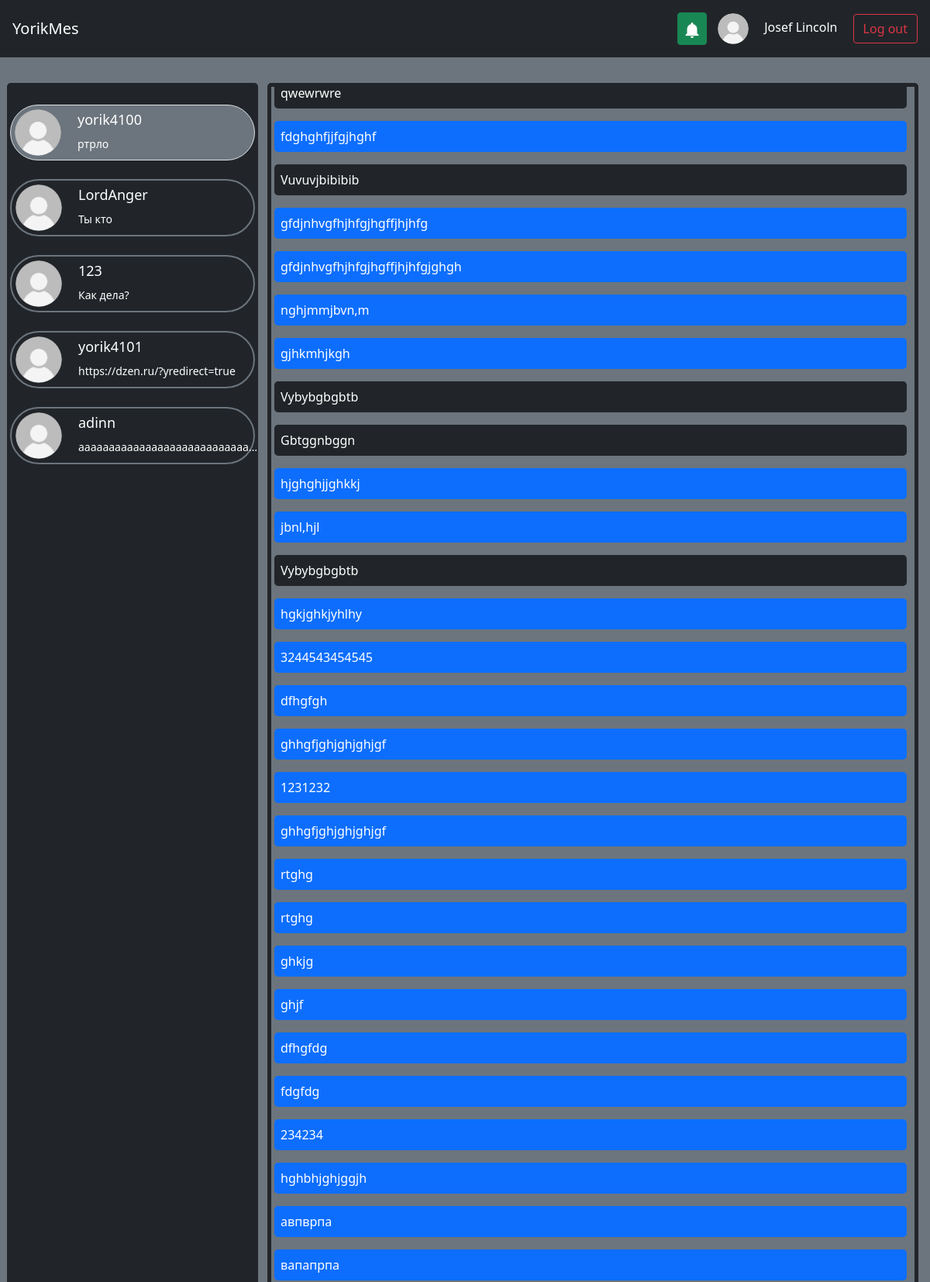
Page /chats/1 (signed in, upper part) on the committed database.
### db_scripts/data/users.py (models this page shows, shortened)
class User(SqlAlchemyBase, UserMixin, SerializerMixin):
    __tablename__ = 'users'
    id = sqlalchemy.Column(sqlalchemy.Integer,
                           primary_key=True, autoincrement=True)
    email = sqlalchemy.Column(sqlalchemy.String,
                              index=True, unique=True, nullable=True)
    nickname = sqlalchemy.Column(sqlalchemy.String, nullable=True)
    surname = sqlalchemy.Column(sqlalchemy.String, nullable=True)
    name = sqlalchemy.Column(sqlalchemy.String, nullable=True)
    age = sqlalchemy.Column(sqlalchemy.Integer, nullable=True)
    hashed_password = sqlalchemy.Column(sqlalchemy.String, nullable=True)
    modified_date = sqlalchemy.Column(sqlalchemy.DateTime,
                                      default=datetime.datetime.now)
    contacts = orm.relationship("Chat", back_populates='user')
    avatar = orm.relationship("Avatar", back_populates='user')

### db_scripts/data/messages.py (models this page shows)
class Message(SqlAlchemyBase, SerializerMixin):
    __tablename__ = 'messages'
    id = sqlalchemy.Column(sqlalchemy.Integer,
                           primary_key=True, autoincrement=True)
    chat_id = sqlalchemy.Column(sqlalchemy.Integer, sqlalchemy.ForeignKey("chats.id"))
    text = sqlalchemy.Column(sqlalchemy.String, nullable=False)
    date_time = sqlalchemy.Column(sqlalchemy.DateTime, default=datetime.datetime.now())
    chat = orm.relationship('Chat')

### main.py (the view, shortened to what this page needs)
@app.route("/chats/<int:id_>", methods=['GET', 'POST'])
def chat_by_id(id_: int):
    visible_notif = all((request.args.get("visible_notif", type=bool, default=False), current_user.is_authenticated))
    db_sess = db_session.create_session()
    if current_user.is_authenticated:
        if db_sess.query(Chat).get(id_).user_id != current_user.id:
            return redirect("/")
        contacts = list(map(lambda x: ContactCard(x),
                            db_sess.query(Chat).filter(Chat.user_id == current_user.id).all()))
        chat = db_sess.query(Chat).get(id_)
        forward = chat.messages if chat else []
        reverse = db_sess.query(Chat).filter(Chat.user_id == chat.contact,
                                             Chat.contact == chat.user_id).first()
        reverse = reverse.messages if reverse else []
        messages = list(sorted(forward + reverse, key=lambda x: x.date_time))
        notifications = list(map(lambda x: NoticeCard(x),
                                 db_sess.query(Notification).filter(Notification.user_id == current_user.id).all()))
        form = SendMessageForm()
        return render_template('chat.html', id=id_, title="Chats",
                               contacts=contacts, messages=messages, notifications=notifications, chat_id=id_,
                               user_id=current_user.id, form=form, notifications_default_visible=visible_notif)
    else:
        contacts = []
        notifications = []
    return render_template("index.html", title="Chats", contacts=contacts, notifications=notifications)

### db_scripts/db_session.py (called while the page is built)
def create_session() -> Session:
    global __factory
    return __factory()

### main.py (called while the page is built)
def render_template(*args, **kwargs):
    db_sess = db_session.create_session()
    if current_user.is_authenticated:
        avatar = db_sess.query(Avatar).filter(Avatar.user_id == current_user.id).first()
    else:
        avatar = None
    return flask.render_template(*args, **kwargs, avatar=avatar.id if avatar else None)

@login_manager.user_loader
def load_user(user_id):
    db_sess = db_session.create_session()
    return db_sess.query(User).get(user_id)

### templates/chat.html (shortened to what this page needs)
{% extends "index.html" %}
{% block chat %}
    {% for mess in messages %}
        {% if mess.chat.user_id == user_id %}
            <p class="bg-primary p-2 rounded-3" style="max-width: 68vw; word-break: break-word;
                   white-space: pre-wrap;
                   -moz-white-space: pre-wrap;">{{ mess.text }}</p>
        {% else %}
            <p class="bg-dark p-2 rounded-3" style="max-width: 68vw; word-break: break-word;
                   white-space: pre-wrap;
                   -moz-white-space: pre-wrap;">{{ mess.text }}</p>
        {% endif %}
    {% endfor %}
{% endblock %}

### templates/index.html (shortened to what this page needs)
{% extends "base.html" %}
{% block content %}
    {% if current_user.is_authenticated %}
        <div><table><tr>
            <td>
                <div class="scroll rounded-3">
                    {% for user in contacts %}
                        <a class="p-2 text-white" style="text-decoration: none;" href="/chats/{{ user.id }}">
                            {% if user.id == id %}
                            <div class="border p-1 bg-secondary rounded-pill">
                            {% else %}
                            <div class="border p-1 border-secondary border-2 rounded-pill">
                            {% endif %}
                                <table>
                                    <tr>
                                        <td rowspan="2">
                                            <img src="{{ url_for('static', filename='img/user-profile-icon.png'
                                                 if not user.avatar else 'img/avatars/#' + user.avatar|string + '.png') }}"
                                                 width="60" height="60" alt="" class="rounded rounded-circle">
                                        </td>
                                        <td>
                                            <span class="p-1" style="margin-left: 15px; font-size: 18px;">{{ user.showed_name }}</span>
                                        </td>
                                    </tr>
                                    <tr>
                                        <td>
                                            <div class="p-1" style="margin-left: 15px; font-size: 14px;"
                                                  id="last_mess">{{ user.last_message }}</div>
                                        </td>
                                    </tr>
                                </table>
                            </div>
                        </a>
                    {% endfor %}
                </div>
            </td>
            <td>
                <div class="messages rounded-3 border border-dark border-5 bg-secondary" style="margin-left: 10px" id="autoscroll">
                    {% block chat %}Please, select a chat{% endblock %}
                </div>
            </td>
        </tr>
        </table></div><br>
    {% endif %}
{% endblock %}

### templates/base.html (shortened to what this page needs)
<!DOCTYPE html>
<html lang="en">
    <head>
        <link rel="stylesheet"
            href="https://cdn.jsdelivr.net/npm/bootstrap@5.0.0-beta1/dist/css/bootstrap.min.css"
>
    </head>
    <nav class="navbar navbar-dark bg-dark p-3">
        <a class="navbar-brand" href="/">YorikMes</a>
        {% if current_user.is_authenticated %}
            <div class="">
                <button class="btn btn-success opener p-2" type="button" aria-controls="modal-example" onclick="window['modal-example'].showModal()" style="margin-right: 10px;">
                    <img src="{{ url_for('static', filename='img/notification-bell.png') }}" width="20" height="20" alt="">
                </button>
                <a href="/profile" style="text-decoration: none;">
                    <img src="{{ url_for('static', filename='img/user-profile-icon.png'
                    if not avatar else 'img/avatars/#' + avatar|string + '.png') }}" width="40" height="40" alt="" class="rounded rounded-circle">
                    <span class="text-white p-3" id="name_label">{% if current_user.surname %}{{ current_user.surname }}{% endif %} {{ current_user.name }}</span>
                </a>
                <a class="btn btn-outline-danger" href="/logout">Log out</a>
            </div>
        {% else %}
            <div class="">
                <a class="btn btn-outline-success" href="/login">Log in</a>
                <a class="btn btn-primary" href="/register">Register</a>
            </div>
        {% endif %}
    </nav>
    <body class="bg-secondary">
        <main role="main" class="p-2 text-white">
            <br>
            <div>{% block content %}{% endblock %}</div>
        </main>
    </body>
</html>

### templates/index.html (style rules this page uses)
div.scroll { margin:4px, 4px; padding:4px; background-color: #212529; width: 27vw; height: 70vh; overflow-x: hidden; overflow-y: auto; text-align:justify; }
div.messages { margin:4px, 4px; padding:4px; width: 70vw; height: 70vh; overflow-x: hidden; overflow-y: auto; text-align:justify; }
#last_mess { white-space: nowrap; width: 20vw; overflow: hidden; text-overflow: ellipsis; }

### templates/base.html (style rules this page uses)
#name_label { white-space: nowrap; width: 300px; overflow: hidden; text-overflow: ellipsis; }

### rows in the picture
User: surname "Josef", name "Lincoln"
User: showed_name "yorik4100"
Message: last_message "ртрло"
User: showed_name "LordAnger"
Message: last_message "Ты кто"
User: showed_name "123"
Message: last_message "Как дела?"
User: showed_name "yorik4101"
Message: last_message "https://dzen.ru/?yredirect=true"
User: showed_name "adinn"
Message: last_message "аааааааааааааааааааааааааааа…"
Message: text "qwewrwre"
Message: text "fdghghfjjfgjhghf"
Message: text "Vuvuvjbibibib"
Message: text "gfdjnhvgfhjhfgjhgffjhjhfg"
Message: text "gfdjnhvgfhjhfgjhgffjhjhfgjghgh"
Message: text "nghjmmjbvn,m"
Message: text "gjhkmhjkgh"
Message: text "Vybybgbgbtb"
Message: text "Gbtggnbggn"
Message: text "hjghghjjghkkj"
Message: text "jbnl,hjl"
Message: text "Vybybgbgbtb"
Message: text "hgkjghkjyhlhy"
Message: text "3244543454545"
Message: text "dfhgfgh"
Message: text "ghhgfjghjghjghjgf"
Message: text "1231232"
Message: text "ghhgfjghjghjghjgf"
Message: text "rtghg"
Message: text "rtghg"
Message: text "ghkjg"
Message: text "ghjf"
Message: text "dfhgfdg"
Message: text "fdgfdg"
Message: text "234234"
Message: text "hghbhjghjggjh"
Message: text "авпврпа"
Message: text "вапапрпа"
